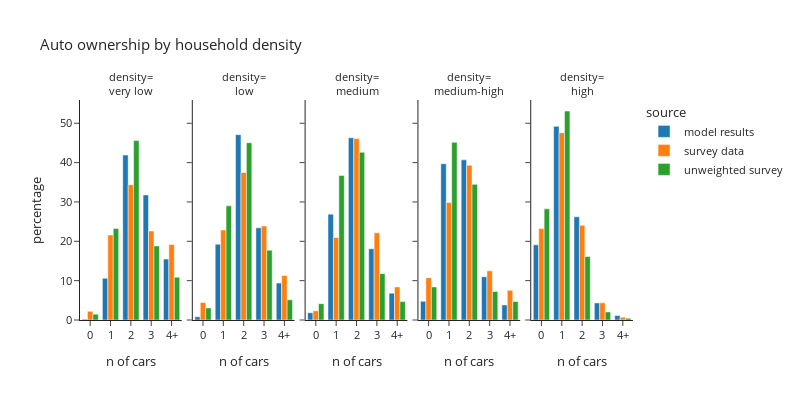

This figure's notebook cell:
### Code cell
plot_auto(hh_data.dropna(subset=['hh_density_group']),'hh_density_group','household density','density')

### Figure 1 — Plotly figure (JSON) as saved in the notebook; plotly's stock layout.template omitted (floating-point values rounded to 4 significant figures)
{"data": [{"alignmentgroup": "True", "hovertemplate": "source=model results<br>hh_density_group=very low<br>auto_ownership_simple=%{x}<br>percentage=%{y}<extra></extra>", "legendgroup": "model results", "marker": {"color": "#1F77B4", "pattern": {"shape": ""}}, "name": "model results", "offsetgroup": "model results", "orientation": "v", "showlegend": true, "textposition": "auto", "type": "bar", "x": ["0", "1", "2", "3", "4+"], "xaxis": "x", "y": [0.2153, 10.61, 41.92, 31.77, 15.48], "yaxis": "y"}, {"alignmentgroup": "True", "hovertemplate": "source=model results<br>hh_density_group=low<br>auto_ownership_simple=%{x}<br>percentage=%{y}<extra></extra>", "legendgroup": "model results", "marker": {"color": "#1F77B4", "pattern": {"shape": ""}}, "name": "model results", "offsetgroup": "model results", "orientation": "v", "showlegend": false, "textposition": "auto", "type": "bar", "x": ["0", "1", "2", "3", "4+"], "xaxis": "x2", "y": [0.8149, 19.26, 47.11, 23.43, 9.381], "yaxis": "y2"}, {"alignmentgroup": "True", "hovertemplate": "source=model results<br>hh_density_group=medium<br>auto_ownership_simple=%{x}<br>percentage=%{y}<extra></extra>", "legendgroup": "model results", "marker": {"color": "#1F77B4", "pattern": {"shape": ""}}, "name": "model results", "offsetgroup": "model results", "orientation": "v", "showlegend": false, "textposition": "auto", "type": "bar", "x": ["0", "1", "2", "3", "4+"], "xaxis": "x3", "y": [1.848, 26.91, 46.32, 18.1, 6.825], "yaxis": "y3"}, {"alignmentgroup": "True", "hovertemplate": "source=model results<br>hh_density_group=medium-high<br>auto_ownership_simple=%{x}<br>percentage=%{y}<extra></extra>", "legendgroup": "model results", "marker": {"color": "#1F77B4", "pattern": {"shape": ""}}, "name": "model results", "offsetgroup": "model results", "orientation": "v", "showlegend": false, "textposition": "auto", "type": "bar", "x": ["0", "1", "2", "3", "4+"], "xaxis": "x4", "y": [4.754, 39.72, 40.7, 10.99, 3.832], "yaxis": "y4"}, {"alignmentgroup": "True", "hovertemplate": "source=model results<br>hh_density_group=high<br>auto_ownership_simple=%{x}<br>percentage=%{y}<extra></extra>", "legendgroup": "model results", "marker": {"color": "#1F77B4", "pattern": {"shape": ""}}, "name": "model results", "offsetgroup": "model results", "orientation": "v", "showlegend": false, "textposition": "auto", "type": "bar", "x": ["0", "1", "2", "3", "4+"], "xaxis": "x5", "y": [19.1, 49.21, 26.24, 4.336, 1.119], "yaxis": "y5"}, {"alignmentgroup": "True", "hovertemplate": "source=survey data<br>hh_density_group=very low<br>auto_ownership_simple=%{x}<br>percentage=%{y}<extra></extra>", "legendgroup": "survey data", "marker": {"color": "#FF7F0E", "pattern": {"shape": ""}}, "name": "survey data", "offsetgroup": "survey data", "orientation": "v", "showlegend": true, "textposition": "auto", "type": "bar", "x": ["0", "1", "2", "3", "4+"], "xaxis": "x", "y": [2.193, 21.6, 34.39, 22.63, 19.19], "yaxis": "y"}, {"alignmentgroup": "True", "hovertemplate": "source=survey data<br>hh_density_group=low<br>auto_ownership_simple=%{x}<br>percentage=%{y}<extra></extra>", "legendgroup": "survey data", "marker": {"color": "#FF7F0E", "pattern": {"shape": ""}}, "name": "survey data", "offsetgroup": "survey data", "orientation": "v", "showlegend": false, "textposition": "auto", "type": "bar", "x": ["0", "1", "2", "3", "4+"], "xaxis": "x2", "y": [4.448, 22.86, 37.49, 23.88, 11.33], "yaxis": "y2"}, {"alignmentgroup": "True", "hovertemplate": "source=survey data<br>hh_density_group=medium<br>auto_ownership_simple=%{x}<br>percentage=%{y}<extra></extra>", "legendgroup": "survey data", "marker": {"color": "#FF7F0E", "pattern": {"shape": ""}}, "name": "survey data", "offsetgroup": "survey data", "orientation": "v", "showlegend": false, "textposition": "auto", "type": "bar", "x": ["0", "1", "2", "3", "4+"], "xaxis": "x3", "y": [2.329, 21.0, 46.11, 22.15, 8.414], "yaxis": "y3"}, {"alignmentgroup": "True", "hovertemplate": "source=survey data<br>hh_density_group=medium-high<br>auto_ownership_simple=%{x}<br>percentage=%{y}<extra></extra>", "legendgroup": "survey data", "marker": {"color": "#FF7F0E", "pattern": {"shape": ""}}, "name": "survey data", "offsetgroup": "survey data", "orientation": "v", "showlegend": false, "textposition": "auto", "type": "bar", "x": ["0", "1", "2", "3", "4+"], "xaxis": "x4", "y": [10.75, 29.87, 39.34, 12.49, 7.544], "yaxis": "y4"}, {"alignmentgroup": "True", "hovertemplate": "source=survey data<br>hh_density_group=high<br>auto_ownership_simple=%{x}<br>percentage=%{y}<extra></extra>", "legendgroup": "survey data", "marker": {"color": "#FF7F0E", "pattern": {"shape": ""}}, "name": "survey data", "offsetgroup": "survey data", "orientation": "v", "showlegend": false, "textposition": "auto", "type": "bar", "x": ["0", "1", "2", "3", "4+"], "xaxis": "x5", "y": [23.22, 47.6, 24.09, 4.363, 0.7266], "yaxis": "y5"}, {"alignmentgroup": "True", "hovertemplate": "source=unweighted survey<br>hh_density_group=very low<br>auto_ownership_simple=%{x}<br>percentage=%{y}<extra></extra>", "legendgroup": "unweighted survey", "marker": {"color": "#2CA02C", "pattern": {"shape": ""}}, "name": "unweighted survey", "offsetgroup": "unweighted survey", "orientation": "v", "showlegend": true, "textposition": "auto", "type": "bar", "x": ["0", "1", "2", "3", "4+"], "xaxis": "x", "y": [1.471, 23.24, 45.59, 18.82, 10.88], "yaxis": "y"}, {"alignmentgroup": "True", "hovertemplate": "source=unweighted survey<br>hh_density_group=low<br>auto_ownership_simple=%{x}<br>percentage=%{y}<extra></extra>", "legendgroup": "unweighted survey", "marker": {"color": "#2CA02C", "pattern": {"shape": ""}}, "name": "unweighted survey", "offsetgroup": "unweighted survey", "orientation": "v", "showlegend": false, "textposition": "auto", "type": "bar", "x": ["0", "1", "2", "3", "4+"], "xaxis": "x2", "y": [3.072, 29.01, 45.05, 17.75, 5.119], "yaxis": "y2"}, {"alignmentgroup": "True", "hovertemplate": "source=unweighted survey<br>hh_density_group=medium<br>auto_ownership_simple=%{x}<br>percentage=%{y}<extra></extra>", "legendgroup": "unweighted survey", "marker": {"color": "#2CA02C", "pattern": {"shape": ""}}, "name": "unweighted survey", "offsetgroup": "unweighted survey", "orientation": "v", "showlegend": false, "textposition": "auto", "type": "bar", "x": ["0", "1", "2", "3", "4+"], "xaxis": "x3", "y": [4.159, 36.74, 42.63, 11.79, 4.679], "yaxis": "y3"}, {"alignmentgroup": "True", "hovertemplate": "source=unweighted survey<br>hh_density_group=medium-high<br>auto_ownership_simple=%{x}<br>percentage=%{y}<extra></extra>", "legendgroup": "unweighted survey", "marker": {"color": "#2CA02C", "pattern": {"shape": ""}}, "name": "unweighted survey", "offsetgroup": "unweighted survey", "orientation": "v", "showlegend": false, "textposition": "auto", "type": "bar", "x": ["0", "1", "2", "3", "4+"], "xaxis": "x4", "y": [8.405, 45.16, 34.47, 7.265, 4.701], "yaxis": "y4"}, {"alignmentgroup": "True", "hovertemplate": "source=unweighted survey<br>hh_density_group=high<br>auto_ownership_simple=%{x}<br>percentage=%{y}<extra></extra>", "legendgroup": "unweighted survey", "marker": {"color": "#2CA02C", "pattern": {"shape": ""}}, "name": "unweighted survey", "offsetgroup": "unweighted survey", "orientation": "v", "showlegend": false, "textposition": "auto", "type": "bar", "x": ["0", "1", "2", "3", "4+"], "xaxis": "x5", "y": [28.24, 53.12, 16.12, 2.058, 0.4574], "yaxis": "y5"}], "layout": {"annotations": [{"font": {}, "showarrow": false, "text": "density=<br>very low", "x": 0.092, "xanchor": "center", "xref": "paper", "y": 1.0, "yanchor": "bottom", "yref": "paper"}, {"font": {}, "showarrow": false, "text": "density=<br>low", "x": 0.296, "xanchor": "center", "xref": "paper", "y": 1.0, "yanchor": "bottom", "yref": "paper"}, {"font": {}, "showarrow": false, "text": "density=<br>medium", "x": 0.5, "xanchor": "center", "xref": "paper", "y": 1.0, "yanchor": "bottom", "yref": "paper"}, {"font": {}, "showarrow": false, "text": "density=<br>medium-high", "x": 0.704, "xanchor": "center", "xref": "paper", "y": 1.0, "yanchor": "bottom", "yref": "paper"}, {"font": {}, "showarrow": false, "text": "density=<br>high", "x": 0.908, "xanchor": "center", "xref": "paper", "y": 1.0, "yanchor": "bottom", "yref": "paper"}], "barmode": "group", "font": {"size": 11}, "height": 400, "legend": {"title": {"text": "source"}, "tracegroupgap": 0}, "title": {"text": "Auto ownership by household density"}, "width": 800, "xaxis": {"anchor": "y", "domain": [0.0, 0.184], "title": {"text": "n of cars"}}, "xaxis2": {"anchor": "y2", "domain": [0.204, 0.388], "matches": "x", "title": {"text": "n of cars"}}, "xaxis3": {"anchor": "y3", "domain": [0.408, 0.592], "matches": "x", "title": {"text": "n of cars"}}, "xaxis4": {"anchor": "y4", "domain": [0.612, 0.796], "matches": "x", "title": {"text": "n of cars"}}, "xaxis5": {"anchor": "y5", "domain": [0.816, 1.0], "matches": "x", "title": {"text": "n of cars"}}, "yaxis": {"anchor": "x", "domain": [0.0, 1.0], "title": {"text": "percentage"}}, "yaxis2": {"anchor": "x2", "domain": [0.0, 1.0], "matches": "y", "showticklabels": false}, "yaxis3": {"anchor": "x3", "domain": [0.0, 1.0], "matches": "y", "showticklabels": false}, "yaxis4": {"anchor": "x4", "domain": [0.0, 1.0], "matches": "y", "showticklabels": false}, "yaxis5": {"anchor": "x5", "domain": [0.0, 1.0], "matches": "y", "showticklabels": false}}}
